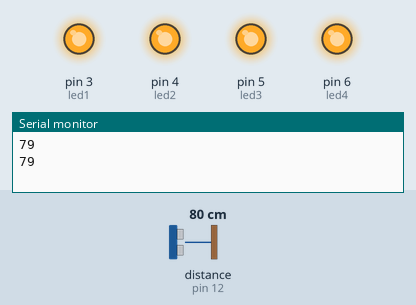
Recording of a program running on a simulated Arduino Uno, built with avr-gcc and run on an emulated ATmega328P. Parts: output pins drawn as LEDs (lit = HIGH), the last lines printed to the serial monitor. Wiring (inferred from the names in the program): ultrasonic range finder: trigger pin 11; echo pin 12. Inputs (shaded band) come from the test bench; at power-on: distance to the obstacle (sensor on pin 12) 80 cm. The echo pulse lasts 58.3 µs per cm; pins used as bus, display or sensor lines are not drawn.

Above: at 1.8 s.
1.9 s: distance to the obstacle (sensor on pin 12) set to 96 cm
3.4 s: distance to the obstacle (sensor on pin 12) set to 104 cm
At 5.2 s:
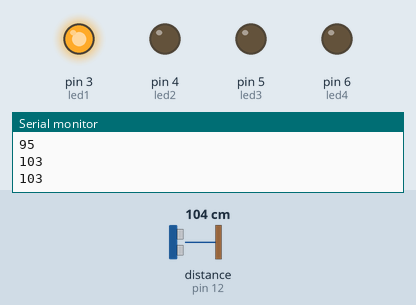
5.5 s: distance to the obstacle (sensor on pin 12) set to 196 cm
7.2 s: distance to the obstacle (sensor on pin 12) set to 204 cm
At 8.6 s:
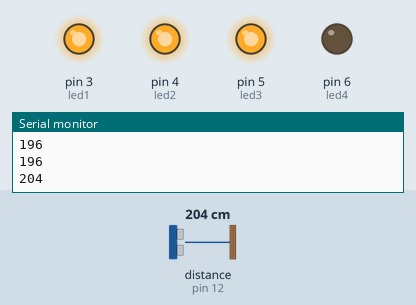
9.5 s: distance to the obstacle (sensor on pin 12) set to 2 cm
At 10.7 s:
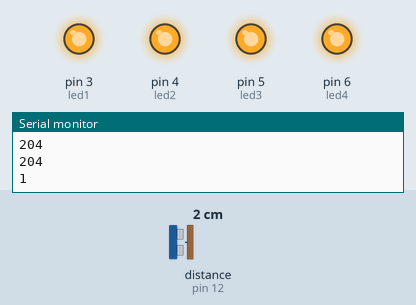
11.5 s: distance to the obstacle (sensor on pin 12) set to 120 cm
At 12.5 s:
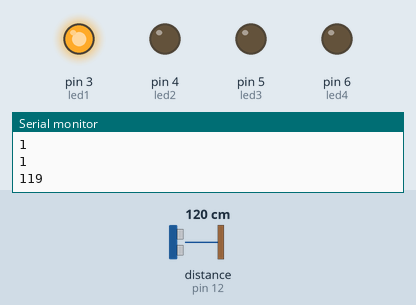
Timing chart, 0 to 14.5 s (numbered marks = the images above; inputs shaded):
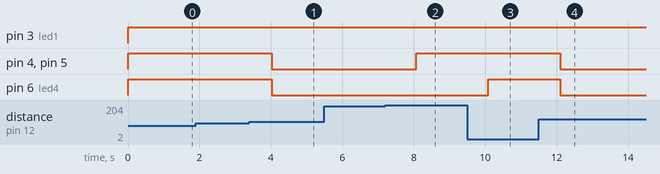

The program:

main.cpp
```cpp
#include <Arduino.h>

#define LED1_ON digitalWrite(led1, HIGH)
#define LED2_ON digitalWrite(led2, HIGH)
#define LED3_ON digitalWrite(led3, HIGH)
#define LED4_ON digitalWrite(led4, HIGH)
#define LED5_ON digitalWrite(led5, HIGH)

#define LED1_OFF digitalWrite(led1, LOW)
#define LED2_OFF digitalWrite(led2, LOW)
#define LED3_OFF digitalWrite(led3, LOW)
#define LED4_OFF digitalWrite(led4, LOW)
#define LED5_OFF digitalWrite(led5, LOW)

#define M1  100
#define M2  200
#define M3  300
#define M4  400

int trigPin = 11; //trigger
int echoPin = 12; //echo

//led pins

int led1 = 3;
int led2 = 4;
int led3 = 5;
int led4 = 6;
int led5 = 7;

int cm = 0;
int duration = 0;
int counter = 0;


void setup() {
  Serial.begin(9600);
  pinMode(trigPin, OUTPUT);
  pinMode(echoPin, INPUT);

  pinMode(led1, OUTPUT);
  pinMode(led2, OUTPUT);
  pinMode(led3, OUTPUT);
  pinMode(led4, OUTPUT);

  LED1_OFF;
  LED2_OFF;
  LED3_OFF;
  LED4_OFF;

}

void loop() {
  //the sensor is triggered by HIGH pulse of 10 or more microseconds.
//give a short LOW pulse before to ensure clean HIGH pulse.
digitalWrite(trigPin, LOW);
delayMicroseconds(5);
digitalWrite(trigPin, HIGH);
delayMicroseconds(10);
digitalWrite(trigPin, LOW);

//Read the signal from the sensor: a HIGH pulse whose
//duration is the time (in microseconds) from the sending
//of the ping to the reception of its echo off an object.

duration = pulseIn(echoPin, HIGH); // counts time to go LOW on echoPin

//convert the time into a distance

cm = (duration/2) / 29.1; //Divide by 29.1 or multiply by 0.0343-> 343 meter per second
Serial.println(cm);


  if (cm <= M1 && cm < M2){
    LED1_ON;
    LED2_ON;
    LED3_ON;
    LED4_ON;
    counter = 0;
  }

  else if (cm >= M2 && cm < M3){
    LED1_ON;
    LED2_ON;
    LED3_ON;
    LED4_OFF;
    counter = 0;
  }

  else if (cm >= M3 && cm < M4){				//kun input on true 2 ylöspäin
    LED1_ON;
    LED2_ON;			//kun input = 2 menee nämäkin päälle ja pois
    LED3_OFF;
    LED4_OFF;
    counter = 0;
  }

  else if (cm <= M4 && cm > M1)	{				//kun input = 1 menee nämä päälle ja pois
			LED1_ON;
			LED2_OFF;
			LED3_OFF;
			LED4_OFF;
      counter = 0;
    }

else if (counter == 10){
      	LED1_OFF;
				LED2_OFF;
				LED3_OFF;
				LED4_OFF;
      }
      counter++;
      delay(1000);
}
```

Measured:
- the behaviour switches between 101 and 102 cm on distance to the obstacle (sensor on pin 12) (found by bisection; images 0 and 1)
- the behaviour switches between 199 and 200 cm on distance to the obstacle (sensor on pin 12) (found by bisection; images 1 and 2)
- after the input at 3.4 s, pin 4 (led2), pin 5 (led3), pin 6 (led4): HIGH → LOW after 0.63 s
- after the input at 7.2 s, pin 4 (led2), pin 5 (led3): LOW → HIGH after 0.87 s
- after the input at 9.5 s, pin 6 (led4): LOW → HIGH after 0.59 s
- after the input at 11.5 s, pin 4 (led2), pin 5 (led3), pin 6 (led4): HIGH → LOW after 0.60 s
